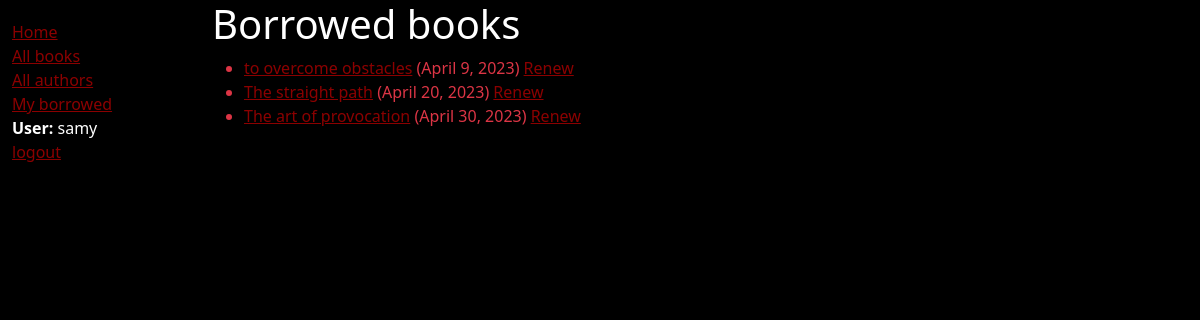
The page /catalog/mybook/ (signed in) on the database its author committed.
### catalog/models.py (models this page shows, shortened)
class BookInstance(models.Model):
    id = models.UUIDField(
        primary_key=True, default=uuid.uuid4, help_text="unique id represent each copy"
    )
    book = models.ForeignKey(Book, on_delete=models.RESTRICT, null=True)
    imprint = models.CharField(max_length=200)
    due_back = models.DateField(null=True, blank=True)
    borrower = models.ForeignKey(User, on_delete=models.SET_NULL, null=True, blank=True)
    LOAN_STATUS = (
        ("m", "Maintanace"),
        ("o", "On loan"),
        ("a", "Available"),
        ("r", "Reserved"),
    )
    status = models.CharField(
        max_length=1,
        default="m",
        choices=LOAN_STATUS,
        blank=True,
        help_text="book availability",
    )
    class Meta:
        ordering = ["due_back"]
        permissions = (("can mark as returned", "set book as returned"),)
    def is_overdue(self):
        return bool(self.due_back and date.today() > self.due_back)

class Book(models.Model):
    title = models.CharField(max_length=200)
    author = models.ForeignKey("Author", on_delete=models.SET_NULL, null=True)
    summery = models.TextField(
        max_length=1000, help_text="Enter a brief description about the book"
    )
    isbn = models.CharField(
        "ISBN",
        max_length=13,
        help_text='ISBN 13 character <a href="https://www.isbn-international.org/content/what-isbn">ISBN number</a>',
    )
    genre = models.ManyToManyField(Genre, help_text="Select genre for this book")
    language = models.ForeignKey("Language", on_delete=models.SET_NULL, null=True)
    def display_genre(self):
        """ create a string representing the first three genre if any"""
        return ", ".join(genre.name for genre in self.genre.all()[:3])
    display_genre.short_description = "Genre"

### catalog/views.py (the view, shortened to what this page needs)
# urls.py: path("mybook/", views.LoanedBooksBuyUserListView.as_view(), name="my-borrowed"),
class LoanedBooksBuyUserListView(LoginRequiredMixin, generic.ListView):
    model = BookInstance
    template_name = "catalog/bookinstance_list_borrowed_user.html"
    paginate_by = 10

### catalog/templates/catalog/bookinstance_list_borrowed_user.html
{% extends "catalog/layout.html" %}
{% block content %}
    <h1>Borrowed books</h1>
    {% if bookinstance_list %}
	<ul>
	{% for bookinst in bookinstance_list %}
		<li class="{% if bookinst.is_overdue %}text-danger{% endif %}">
						<a href="{% url 'book-detail' bookinst.book.pk %}">{{ bookinst.book.title }}</a> ({{ bookinst.due_back }}) {% if perms.catalog.can_mark_returned %} <a href="{% url 'renew_book_librarian' bookinst.id %}">Renew</a> {% endif %}
		</li>
	{% endfor %}
	</ul>
    {% else %}
    	<p>There are no books borrowed.</p>
    {% endif %}
{% endblock %}

### catalog/templates/catalog/layout.html (shortened to what this page needs)
{% load static %}
<!DOCTYPE html>
<html lang="en">
<head>
  <link rel="stylesheet" href="{% static 'catalog/CSS/style.css' %}">
  <link href="https://cdn.jsdelivr.net/npm/bootstrap@5.3.0-alpha1/dist/css/bootstrap.min.css" rel="stylesheet">
  {% load static %}
  <link rel="stylesheet" href="{% static '/catalog/CSS/style.css' %}">
</head>
<body>
  <div class="container-fluid">
    <div class="row">
      <div class="col-sm-2">
      {% block sidebar %}
        <ul class="sidebar-nav">
          <li><a href="{% url 'index' %}">Home</a></li>
	  <li><a href="{% url 'book' %}">All books</a></li>
	  <li><a href="{% url 'author' %}">All authors</a></li>
	{% if user.is_authenticated %}
		<li><a href="{% url 'my-borrowed' %}">My borrowed</a></li>
		<li><strong>User: </strong>{{ user.get_username }}</li>
		<li><a href="{% url 'logout' %}?next={{ request.path }}">logout</a></li>
	{% else %}
		  <li><a href="{% url 'login' %}?next={{ request.path }}">login</a></li>
	{% endif %}
        </ul>
     {% endblock %}
      </div>
      <div class="col-sm-10 ">{% block content %}{% endblock %}</div>
    </div>
  </div>
</body>
</html>

### catalog/static/catalog/CSS/style.css (style rules this page uses)
.sidebar-nav { margin-top: 20px; padding: 0; list-style: none; }

### rows shown on the page
BookInstance: book "to overcome obstacles", due_back "April 9, 2023"
BookInstance: book "The straight path", due_back "April 20, 2023"
BookInstance: book "The art of provocation", due_back "April 30, 2023"

### other values the page prints
{{ user.get_username }} "samy"
